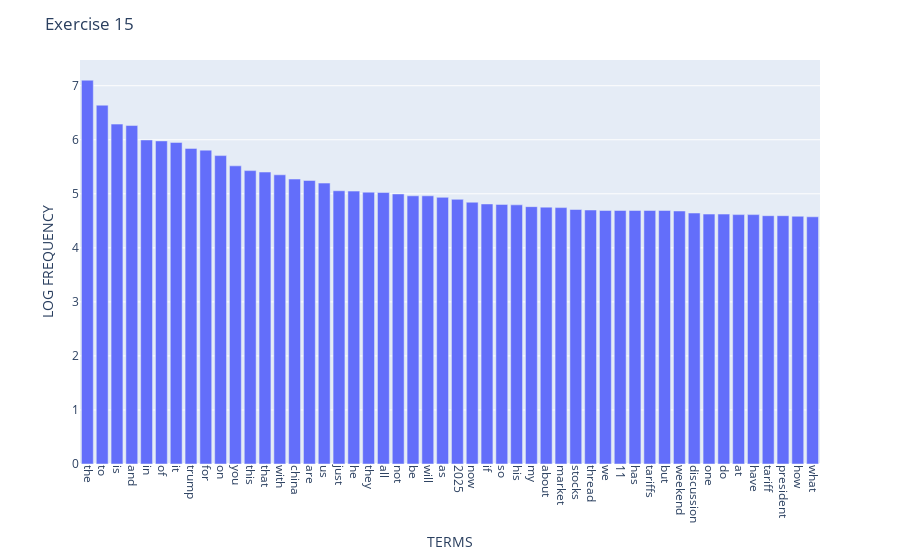

The cell this chart's notebook holds for it:
### Code cell
import math
term_frequencies_log = [math.log(i) for i in term_frequencies]

term_frequencies = np.asarray(X_counts.sum(axis=0)).ravel()

term_frequencies_log = np.log1p(term_frequencies)

top_50 = term_frequencies_log.argsort()[-50:][::-1]

g = px.bar(x=count_vect.get_feature_names_out()[top_50], 
           y=term_frequencies_log[top_50])

g.update_layout(
    xaxis=dict(tickangle=90, title="TERMS"),
    yaxis=dict(title="LOG FREQUENCY"),
    title="Exercise 15"
)

### Figure 1 — Plotly figure (JSON) as saved in the notebook; plotly's stock layout.template omitted (floating-point values rounded to 4 significant figures)
{"data": [{"hovertemplate": "x=%{x}<br>y=%{y}<extra></extra>", "legendgroup": "", "marker": {"color": "#636efa", "pattern": {"shape": ""}}, "name": "", "orientation": "v", "showlegend": false, "textposition": "auto", "type": "bar", "x": ["the", "to", "is", "and", "in", "of", "it", "trump", "for", "on", "you", "this", "that", "with", "china", "are", "us", "just", "he", "they", "all", "not", "be", "will", "as", "2025", "now", "if", "so", "his", "my", "about", "market", "stocks", "thread", "we", "11", "has", "tariffs", "but", "weekend", "discussion", "one", "do", "at", "have", "tariff", "president", "how", "what"], "xaxis": "x", "y": [7.102, 6.64, 6.29, 6.263, 5.996, 5.979, 5.951, 5.841, 5.808, 5.707, 5.517, 5.429, 5.403, 5.352, 5.273, 5.247, 5.198, 5.056, 5.05, 5.03, 5.024, 4.997, 4.963, 4.963, 4.934, 4.898, 4.844, 4.812, 4.804, 4.796, 4.762, 4.754, 4.745, 4.71, 4.7, 4.691, 4.691, 4.691, 4.691, 4.691, 4.682, 4.644, 4.625, 4.625, 4.615, 4.615, 4.595, 4.595, 4.585, 4.575], "yaxis": "y"}], "layout": {"barmode": "relative", "legend": {"tracegroupgap": 0}, "margin": {"t": 60}, "title": {"text": "Exercise 15"}, "xaxis": {"anchor": "y", "domain": [0, 1], "tickangle": 90, "title": {"text": "TERMS"}}, "yaxis": {"anchor": "x", "domain": [0, 1], "title": {"text": "LOG FREQUENCY"}}}}
